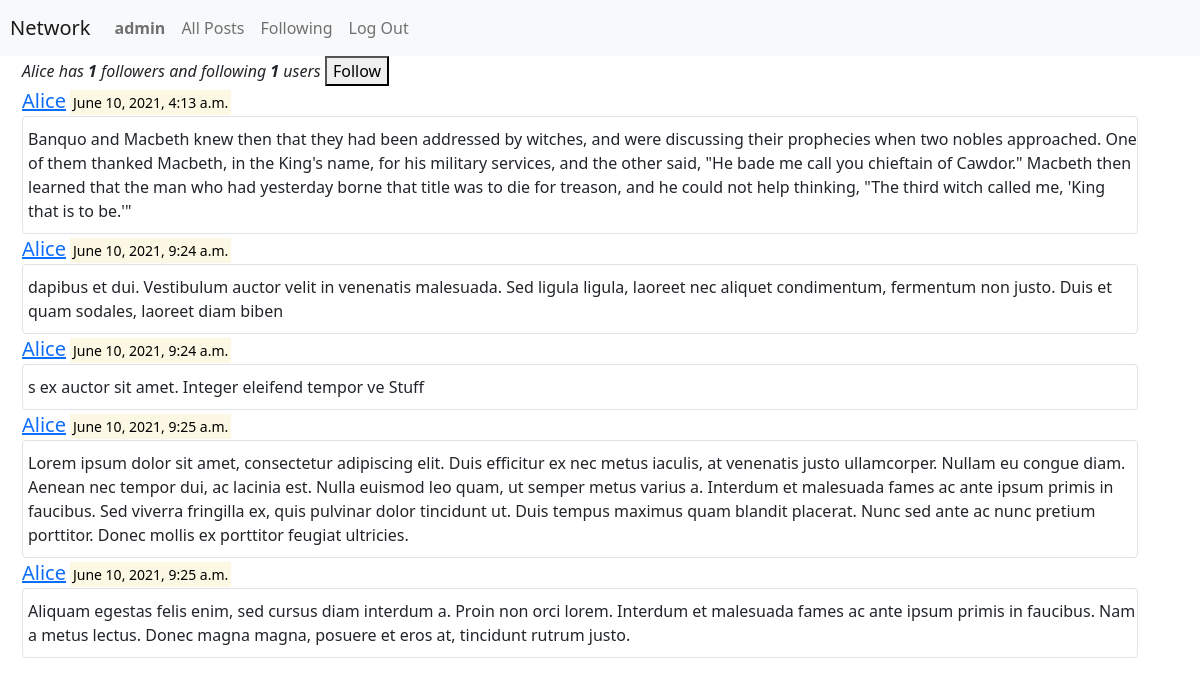
Page /profile/Alice (signed in) on the committed database.
### network/models.py (models this page shows, shortened)
class User(AbstractUser):
    posts = models.ManyToManyField('Post',blank=True)
    follow = models.ManyToManyField('UserFollowing',blank=True)

class Post(models.Model):
    id = models.AutoField(primary_key=True)
    contents = models.TextField()
    created_by = models.ForeignKey(User, on_delete=models.CASCADE)
    created_at = models.DateTimeField(auto_now_add=True)
    likes = models.IntegerField(default=0)
    updated_at = models.DateTimeField(auto_now_add=True)
    deleted_at = models.DateTimeField(blank=True, null=True)

### network/views.py (the view)
def profile_view(request, profile_id):
    profile = User.objects.get(username=profile_id)
    following = len(profile.follow.all())
    followers = 0
    for u in User.objects.all():
        if u.follow.filter(following=profile):
            followers+=1
    if request.user.follow.filter(following=profile):
        button_state = False
    else:
        button_state = True
    return render(request, 'network/profile.html', {
        'profile': profile,
        'posts':profile.posts.all(),
        'following': following,
        'followers':followers,
        'is_following':button_state
    })

### network/templates/network/profile.html (shortened to what this page needs)
{% extends "network/layout.html" %}
{% load static %}
{% block body %}
    <div class="container">
        {% if user.is_authenticated %}
        <i>{{profile.username}} has <strong>{{followers}}</strong> followers</i>
        <i>and following <strong>{{following}}</strong> users</i>
        {% if is_following %}
            <button id="follow-btn" data-username="{{profile.username}}" data-toggle="tooltip">Follow</button>
        {% else %}
            <button id="follow-btn" data-username="{{profile.username}}" data-toggle="tooltip">Unfollow</button>
        {% endif %}
        {% for post in posts %}
            <div>
                <div class="post" data-postid="{{post.pk}}">
                    <a class="lead" href="{% url 'profile' profile_id=post.created_by.username %}">{{post.created_by.username}}</a>
                    <mark class="small">{{post.created_at}}</mark>
                    <div class='post-misc border rounded'>
                        <div class ='text-content' style="margin-left: 5px;margin-top: 10px; margin-bottom:10px;">{{post.contents}}</div>
                    </div>
                </div>
            </div>
        {% endfor %}
        {% endif %}
    </div>
{% endblock %}

### network/templates/network/layout.html (shortened to what this page needs)
{% load static %}
<!DOCTYPE html>
<html lang="en">
    <head>
        <link href="https://cdn.jsdelivr.net/npm/bootstrap@5.0.0-beta2/dist/css/bootstrap.min.css" rel="stylesheet">
        <link href="{% static 'network/styles.css' %}" rel="stylesheet">
    </head>
    <body>
        <nav class="navbar navbar-expand-lg navbar-light bg-light">
            <a class="navbar-brand" href="{% url 'all_posts' %}" style="margin-left: 10px;">Network</a>
            <div>
              <ul class="navbar-nav mr-auto">
                {% if user.is_authenticated %}
                    <li class="nav-item">
                        <a class="nav-link" href="{% url 'profile' profile_id=user.username %}"><strong>{{ user.username }}</strong></a>
                    </li>
                {% endif %}
                <li class="nav-item">
                  <a class="nav-link" href="{% url 'all_posts' %}">All Posts</a>
                </li>
                {% if user.is_authenticated %}
                    <li class="nav-item">
                        <a class="nav-link" href="{% url 'filtered_posts' profile_id=user.username %}">Following</a>
                    </li>
                    <li class="nav-item">
                        <a class="nav-link" href="{% url 'logout' %}">Log Out</a>
                    </li>
                {% endif %}
              </ul>
            </div>
          </nav>
        <div class="body">
            {% block body %}
            {% endblock %}
        </div>
    </body>
</html>

### network/static/network/styles.css (style rules this page uses)
.container { margin-left: 10px; }
.post-misc { display: flex; justify-content: flex-start; }

### rows in the picture
User: username "admin"
User: username "Alice"
Post: created_by.username "Alice", created_at "June 10, 2021, 4:13 a.m.", contents "Banquo and Macbeth knew then that they had been addressed by witches, and were discussing their prophecies when two nobles approached. One of them thanked Macbeth, in the King's name, for his military services, and the other said, \"He bade me call you chieftain of Cawdor.\" Macbeth then learned that the man who had yesterday borne that title was to die for treason, and he could not help thinking, \"The third witch called me, 'King that is to be.'\""
Post: created_by.username "Alice", created_at "June 10, 2021, 9:24 a.m.", contents "dapibus et dui. Vestibulum auctor velit in venenatis malesuada. Sed ligula ligula, laoreet nec aliquet condimentum, fermentum non justo. Duis et quam sodales, laoreet diam biben"
Post: created_by.username "Alice", created_at "June 10, 2021, 9:24 a.m.", contents "s ex auctor sit amet. Integer eleifend tempor ve Stuff"
Post: created_by.username "Alice", created_at "June 10, 2021, 9:25 a.m.", contents "Lorem ipsum dolor sit amet, consectetur adipiscing elit. Duis efficitur ex nec metus iaculis, at venenatis justo ullamcorper. Nullam eu congue diam. Aenean nec tempor dui, ac lacinia est. Nulla euismod leo quam, ut semper metus varius a. Interdum et malesuada fames ac ante ipsum primis in faucibus. Sed viverra fringilla ex, quis pulvinar dolor tincidunt ut. Duis tempus maximus quam blandit placerat. Nunc sed ante ac nunc pretium porttitor. Donec mollis ex porttitor feugiat ultricies."
Post: created_by.username "Alice", created_at "June 10, 2021, 9:25 a.m.", contents "Aliquam egestas felis enim, sed cursus diam interdum a. Proin non orci lorem. Interdum et malesuada fames ac ante ipsum primis in faucibus. Nam a metus lectus. Donec magna magna, posuere et eros at, tincidunt rutrum justo."

### other values in the picture
{{ followers }} "1"
{{ following }} "1"
